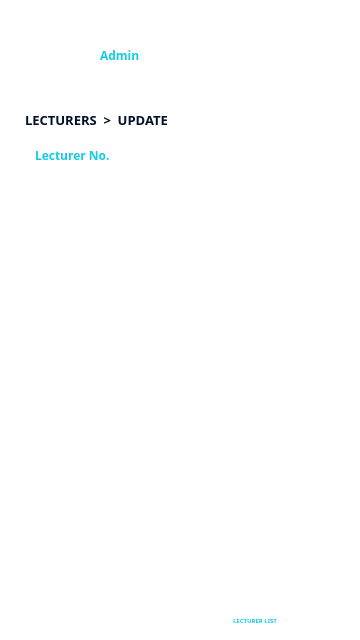
<?xml version="1.0" encoding="UTF-8"?>
<ui version="4.0">
 <class>Admin_Lecturers_Update</class>
 <widget class="QMainWindow" name="Admin_Lecturers_Update">
  <property name="geometry">
   <rect>
    <x>0</x>
    <y>0</y>
    <width>360</width>
    <height>640</height>
   </rect>
  </property>
  <property name="windowTitle">
   <string>Admin Lecturers Update</string>
  </property>
  <property name="windowIcon">
   <iconset resource="../Presence/resources.qrc">
    <normaloff>:/res/assets/presence_logo.png</normaloff>:/res/assets/presence_logo.png</iconset>
  </property>
  <widget class="QWidget" name="centralwidget">
   <property name="styleSheet">
    <string notr="true">QWidget #centralwidget {
	background-color: #FFFFFF;
}</string>
   </property>
   <widget class="QGroupBox" name="headerGroup">
    <property name="geometry">
     <rect>
      <x>0</x>
      <y>0</y>
      <width>360</width>
      <height>100</height>
     </rect>
    </property>
    <property name="styleSheet">
     <string notr="true">QGroupBox {
	border: 0px;
	border-radius: 0px;
}</string>
    </property>
    <property name="title">
     <string/>
    </property>
    <widget class="QLabel" name="headerHud">
     <property name="geometry">
      <rect>
       <x>0</x>
       <y>0</y>
       <width>360</width>
       <height>100</height>
      </rect>
     </property>
     <property name="styleSheet">
      <string notr="true"/>
     </property>
     <property name="text">
      <string/>
     </property>
     <property name="pixmap">
      <pixmap resource="../Presence/resources.qrc">:/res/assets/header_short.png</pixmap>
     </property>
    </widget>
    <widget class="QPushButton" name="backButton">
     <property name="geometry">
      <rect>
       <x>15</x>
       <y>15</y>
       <width>30</width>
       <height>30</height>
      </rect>
     </property>
     <property name="styleSheet">
      <string notr="true">QPushButton {
	border: 0px;
	border-radius: 0px;
	background: none;
}

QPushButton:focus { 
	outline: none; 
}</string>
     </property>
     <property name="text">
      <string/>
     </property>
     <property name="icon">
      <iconset resource="../Presence/resources.qrc">
       <normaloff>:/res/assets/back.png</normaloff>:/res/assets/back.png</iconset>
     </property>
     <property name="iconSize">
      <size>
       <width>30</width>
       <height>30</height>
      </size>
     </property>
     <property name="flat">
      <bool>true</bool>
     </property>
    </widget>
    <widget class="QLabel" name="avatarLabel">
     <property name="geometry">
      <rect>
       <x>50</x>
       <y>30</y>
       <width>40</width>
       <height>40</height>
      </rect>
     </property>
     <property name="text">
      <string/>
     </property>
     <property name="pixmap">
      <pixmap resource="../Presence/resources.qrc">:/res/assets/cict_avatar.png</pixmap>
     </property>
     <property name="alignment">
      <set>Qt::AlignCenter</set>
     </property>
    </widget>
    <widget class="QLabel" name="adminTitleLabel">
     <property name="geometry">
      <rect>
       <x>100</x>
       <y>30</y>
       <width>180</width>
       <height>20</height>
      </rect>
     </property>
     <property name="styleSheet">
      <string notr="true">QLabel {
	color: #FFFFFF;
	font-family: Poppins;
	font-size: 12px;
	font-style: normal;
	font-weight: 700;
	line-height: normal;
}</string>
     </property>
     <property name="text">
      <string>ADMIN</string>
     </property>
    </widget>
    <widget class="QLabel" name="adminIdLabel">
     <property name="geometry">
      <rect>
       <x>100</x>
       <y>45</y>
       <width>180</width>
       <height>20</height>
      </rect>
     </property>
     <property name="styleSheet">
      <string notr="true">QLabel {
	color: #15CAE3;
	font-family: Poppins;
	font-size: 12px;
	font-style: normal;
	font-weight: 500;
	line-height: normal;
}</string>
     </property>
     <property name="text">
      <string>Admin</string>
     </property>
    </widget>
    <widget class="QLabel" name="dateLabel">
     <property name="geometry">
      <rect>
       <x>250</x>
       <y>10</y>
       <width>90</width>
       <height>20</height>
      </rect>
     </property>
     <property name="font">
      <font>
       <family>Poppins</family>
       <pointsize>-1</pointsize>
       <italic>false</italic>
       <fontweight>Light</fontweight>
      </font>
     </property>
     <property name="styleSheet">
      <string notr="true">QLabel {
	color: #FFFFFF;
	text-align: right;
	font-family: Poppins;
	font-size: 9px;
	font-style: normal;
	font-weight: 300;
	line-height: normal;
}</string>
     </property>
     <property name="text">
      <string/>
     </property>
     <property name="alignment">
      <set>Qt::AlignRight|Qt::AlignTrailing|Qt::AlignVCenter</set>
     </property>
    </widget>
    <widget class="QLabel" name="timeLabel">
     <property name="geometry">
      <rect>
       <x>250</x>
       <y>20</y>
       <width>90</width>
       <height>20</height>
      </rect>
     </property>
     <property name="styleSheet">
      <string notr="true">QLabel {
	color: #FFFFFF;
	text-align: right;
	font-family: Poppins;
	font-size: 11px;
	font-style: normal;
	font-weight: 500;
	line-height: normal;
}</string>
     </property>
     <property name="text">
      <string/>
     </property>
     <property name="alignment">
      <set>Qt::AlignRight|Qt::AlignTrailing|Qt::AlignVCenter</set>
     </property>
    </widget>
   </widget>
   <widget class="QLabel" name="titleLabel">
    <property name="geometry">
     <rect>
      <x>25</x>
      <y>110</y>
      <width>180</width>
      <height>20</height>
     </rect>
    </property>
    <property name="styleSheet">
     <string notr="true">QLabel {
	color: #000F2A;
	font-family: Poppins;
	font-size: 13px;
	font-style: normal;
	font-weight: 700;
	line-height: normal;
}</string>
    </property>
    <property name="text">
     <string>LECTURERS  &gt;  UPDATE</string>
    </property>
   </widget>
   <widget class="QGroupBox" name="footerGroup">
    <property name="geometry">
     <rect>
      <x>0</x>
      <y>570</y>
      <width>360</width>
      <height>70</height>
     </rect>
    </property>
    <property name="styleSheet">
     <string notr="true">QGroupBox {
	border: 0px;
	border-radius: 0px;
}</string>
    </property>
    <property name="title">
     <string/>
    </property>
    <widget class="QLabel" name="footerHud">
     <property name="geometry">
      <rect>
       <x>10</x>
       <y>10</y>
       <width>340</width>
       <height>60</height>
      </rect>
     </property>
     <property name="text">
      <string/>
     </property>
     <property name="pixmap">
      <pixmap resource="../Presence/resources.qrc">:/res/assets/footer.png</pixmap>
     </property>
     <property name="alignment">
      <set>Qt::AlignCenter</set>
     </property>
    </widget>
    <widget class="QPushButton" name="studentListButton">
     <property name="geometry">
      <rect>
       <x>90</x>
       <y>17</y>
       <width>30</width>
       <height>30</height>
      </rect>
     </property>
     <property name="styleSheet">
      <string notr="true">QPushButton {
	border: 0px;
	border-radius: 0px;
	background: none;
}

QPushButton:focus { 
	outline: none; 
}</string>
     </property>
     <property name="text">
      <string/>
     </property>
     <property name="icon">
      <iconset resource="../Presence/resources.qrc">
       <normaloff>:/res/assets/home_unselected.png</normaloff>:/res/assets/home_unselected.png</iconset>
     </property>
     <property name="iconSize">
      <size>
       <width>25</width>
       <height>25</height>
      </size>
     </property>
     <property name="flat">
      <bool>true</bool>
     </property>
    </widget>
    <widget class="QLabel" name="studentListLabel">
     <property name="geometry">
      <rect>
       <x>75</x>
       <y>42</y>
       <width>60</width>
       <height>16</height>
      </rect>
     </property>
     <property name="styleSheet">
      <string notr="true">QLabel {
	color: #FFFFFF;
	text-align: center;
	font-family: Poppins;
	font-size: 6px;
	font-style: normal;
	font-weight: 500;
	line-height: normal;
}</string>
     </property>
     <property name="text">
      <string>STUDENT LIST</string>
     </property>
     <property name="alignment">
      <set>Qt::AlignCenter</set>
     </property>
    </widget>
    <widget class="QPushButton" name="classListButton">
     <property name="geometry">
      <rect>
       <x>165</x>
       <y>17</y>
       <width>30</width>
       <height>30</height>
      </rect>
     </property>
     <property name="styleSheet">
      <string notr="true">QPushButton {
	border: 0px;
	border-radius: 0px;
	background: none;
}

QPushButton:focus { 
	outline: none; 
}</string>
     </property>
     <property name="text">
      <string/>
     </property>
     <property name="icon">
      <iconset resource="../Presence/resources.qrc">
       <normaloff>:/res/assets/class_list_unselected.png</normaloff>:/res/assets/class_list_unselected.png</iconset>
     </property>
     <property name="iconSize">
      <size>
       <width>25</width>
       <height>25</height>
      </size>
     </property>
     <property name="flat">
      <bool>true</bool>
     </property>
    </widget>
    <widget class="QLabel" name="classListLabel">
     <property name="geometry">
      <rect>
       <x>150</x>
       <y>42</y>
       <width>60</width>
       <height>16</height>
      </rect>
     </property>
     <property name="styleSheet">
      <string notr="true">QLabel {
	color: #FFFFFF;
	text-align: center;
	font-family: Poppins;
	font-size: 6px;
	font-style: normal;
	font-weight: 500;
	line-height: normal;
}</string>
     </property>
     <property name="text">
      <string>CLASS LIST</string>
     </property>
     <property name="alignment">
      <set>Qt::AlignCenter</set>
     </property>
    </widget>
    <widget class="QPushButton" name="lecturerListButton">
     <property name="geometry">
      <rect>
       <x>240</x>
       <y>17</y>
       <width>30</width>
       <height>30</height>
      </rect>
     </property>
     <property name="styleSheet">
      <string notr="true">QPushButton {
	border: 0px;
	border-radius: 0px;
	background: none;
}

QPushButton:focus { 
	outline: none; 
}</string>
     </property>
     <property name="text">
      <string/>
     </property>
     <property name="icon">
      <iconset resource="../Presence/resources.qrc">
       <normaloff>:/res/assets/lecturer_selected.png</normaloff>:/res/assets/lecturer_selected.png</iconset>
     </property>
     <property name="iconSize">
      <size>
       <width>25</width>
       <height>25</height>
      </size>
     </property>
     <property name="flat">
      <bool>true</bool>
     </property>
    </widget>
    <widget class="QLabel" name="lecturerListLabel">
     <property name="geometry">
      <rect>
       <x>225</x>
       <y>42</y>
       <width>60</width>
       <height>16</height>
      </rect>
     </property>
     <property name="styleSheet">
      <string notr="true">QLabel {
	color: #15CAE3;
	text-align: center;
	font-family: Poppins;
	font-size: 6px;
	font-style: normal;
	font-weight: 500;
	line-height: normal;
}</string>
     </property>
     <property name="text">
      <string>LECTURER LIST</string>
     </property>
     <property name="alignment">
      <set>Qt::AlignCenter</set>
     </property>
    </widget>
   </widget>
   <widget class="QGroupBox" name="inputDataGroup">
    <property name="geometry">
     <rect>
      <x>25</x>
      <y>130</y>
      <width>310</width>
      <height>440</height>
     </rect>
    </property>
    <property name="styleSheet">
     <string notr="true">QGroupBox {
	border: 0px;
	border-radius: 0px;
}</string>
    </property>
    <property name="title">
     <string/>
    </property>
    <widget class="QPushButton" name="updateButton">
     <property name="geometry">
      <rect>
       <x>50</x>
       <y>400</y>
       <width>210</width>
       <height>40</height>
      </rect>
     </property>
     <property name="styleSheet">
      <string notr="true">QPushButton {
	border: 0px;
	border-radius: 0px;
	background: none;
}

QPushButton:focus { 
	outline: none; 
}</string>
     </property>
     <property name="text">
      <string/>
     </property>
     <property name="icon">
      <iconset resource="../Presence/resources.qrc">
       <normaloff>:/res/assets/update.png</normaloff>:/res/assets/update.png</iconset>
     </property>
     <property name="iconSize">
      <size>
       <width>300</width>
       <height>50</height>
      </size>
     </property>
     <property name="flat">
      <bool>true</bool>
     </property>
    </widget>
    <widget class="QGroupBox" name="lecturerIdGroup">
     <property name="geometry">
      <rect>
       <x>0</x>
       <y>10</y>
       <width>310</width>
       <height>40</height>
      </rect>
     </property>
     <property name="title">
      <string/>
     </property>
     <widget class="QLabel" name="lecturerIdHud">
      <property name="geometry">
       <rect>
        <x>0</x>
        <y>0</y>
        <width>310</width>
        <height>40</height>
       </rect>
      </property>
      <property name="text">
       <string/>
      </property>
      <property name="pixmap">
       <pixmap resource="../Presence/resources.qrc">:/res/assets/data_field_long.png</pixmap>
      </property>
      <property name="alignment">
       <set>Qt::AlignCenter</set>
      </property>
     </widget>
     <widget class="QLabel" name="lecturerIdLabel">
      <property name="geometry">
       <rect>
        <x>10</x>
        <y>0</y>
        <width>290</width>
        <height>30</height>
       </rect>
      </property>
      <property name="styleSheet">
       <string notr="true">QLabel {
	color: #15CAE3;
	font-family: Poppins;
	font-size: 12px;
	font-style: normal;
	font-weight: 500;
	line-height: normal;
}</string>
      </property>
      <property name="text">
       <string>Lecturer No.</string>
      </property>
     </widget>
    </widget>
    <widget class="QGroupBox" name="lastNameGroup">
     <property name="geometry">
      <rect>
       <x>0</x>
       <y>50</y>
       <width>310</width>
       <height>40</height>
      </rect>
     </property>
     <property name="title">
      <string/>
     </property>
     <widget class="QLabel" name="lastNameHud">
      <property name="geometry">
       <rect>
        <x>0</x>
        <y>0</y>
        <width>310</width>
        <height>40</height>
       </rect>
      </property>
      <property name="text">
       <string/>
      </property>
      <property name="pixmap">
       <pixmap resource="../Presence/resources.qrc">:/res/assets/data_field_long.png</pixmap>
      </property>
      <property name="alignment">
       <set>Qt::AlignCenter</set>
      </property>
     </widget>
     <widget class="QLineEdit" name="lastNameTextbox">
      <property name="geometry">
       <rect>
        <x>10</x>
        <y>0</y>
        <width>290</width>
        <height>30</height>
       </rect>
      </property>
      <property name="styleSheet">
       <string notr="true">QLineEdit {
	background-color: transparent;
	border: 0px;
	color: #FFFFFF;
	font-family: Poppins;
	font-size: 12px;
	font-style: normal;
	font-weight: 500;
	line-height: normal;
}</string>
      </property>
      <property name="maxLength">
       <number>255</number>
      </property>
      <property name="placeholderText">
       <string>Last Name</string>
      </property>
     </widget>
    </widget>
    <widget class="QGroupBox" name="firstNameGroup">
     <property name="geometry">
      <rect>
       <x>0</x>
       <y>90</y>
       <width>310</width>
       <height>40</height>
      </rect>
     </property>
     <property name="title">
      <string/>
     </property>
     <widget class="QLabel" name="firstNameHud">
      <property name="geometry">
       <rect>
        <x>0</x>
        <y>0</y>
        <width>310</width>
        <height>40</height>
       </rect>
      </property>
      <property name="text">
       <string/>
      </property>
      <property name="pixmap">
       <pixmap resource="../Presence/resources.qrc">:/res/assets/data_field_long.png</pixmap>
      </property>
      <property name="alignment">
       <set>Qt::AlignCenter</set>
      </property>
     </widget>
     <widget class="QLineEdit" name="firstNameTextbox">
      <property name="geometry">
       <rect>
        <x>10</x>
        <y>0</y>
        <width>290</width>
        <height>30</height>
       </rect>
      </property>
      <property name="styleSheet">
       <string notr="true">QLineEdit {
	background-color: transparent;
	border: 0px;
	color: #FFFFFF;
	font-family: Poppins;
	font-size: 12px;
	font-style: normal;
	font-weight: 500;
	line-height: normal;
}</string>
      </property>
      <property name="maxLength">
       <number>255</number>
      </property>
      <property name="placeholderText">
       <string>First Name</string>
      </property>
     </widget>
    </widget>
    <widget class="QGroupBox" name="collegeGroup">
     <property name="geometry">
      <rect>
       <x>0</x>
       <y>140</y>
       <width>310</width>
       <height>40</height>
      </rect>
     </property>
     <property name="title">
      <string/>
     </property>
     <widget class="QLabel" name="collegeHud">
      <property name="geometry">
       <rect>
        <x>0</x>
        <y>0</y>
        <width>310</width>
        <height>40</height>
       </rect>
      </property>
      <property name="text">
       <string/>
      </property>
      <property name="pixmap">
       <pixmap resource="../Presence/resources.qrc">:/res/assets/data_field_long.png</pixmap>
      </property>
      <property name="alignment">
       <set>Qt::AlignCenter</set>
      </property>
     </widget>
     <widget class="QComboBox" name="collegeCombobox">
      <property name="geometry">
       <rect>
        <x>7</x>
        <y>0</y>
        <width>296</width>
        <height>32</height>
       </rect>
      </property>
      <property name="styleSheet">
       <string notr="true">QComboBox {
	background-color: transparent;
	border: 0px;
	color: #FFFFFF;
	font-family: Poppins;
	font-size: 10px;
	font-style: normal;
	font-weight: 500;
	line-height: normal;
}

QComboBox QAbstractItemView {
    background-color: #000F2A;
}

QComboBox QScrollBar:vertical {
    background-color: #000F2A;
	width: 12px;
}

QComboBox QScrollBar::handle:vertical {
    background-color: #FFFFFF;
}

QComboBox QScrollBar::add-line:vertical,
QComboBox QScrollBar::sub-line:vertical {
    border: none;
    background: none;
    height: 0px;
}

QComboBox QScrollBar::add-page:vertical,
QComboBox QScrollBar::sub-page:vertical {
    background-color: #000F2A;
	background: none;
	border-style: solid;
}</string>
      </property>
      <property name="placeholderText">
       <string>College</string>
      </property>
     </widget>
    </widget>
    <widget class="QGroupBox" name="pinGroup">
     <property name="geometry">
      <rect>
       <x>0</x>
       <y>190</y>
       <width>310</width>
       <height>40</height>
      </rect>
     </property>
     <property name="title">
      <string/>
     </property>
     <widget class="QLabel" name="pinHud">
      <property name="geometry">
       <rect>
        <x>0</x>
        <y>0</y>
        <width>310</width>
        <height>40</height>
       </rect>
      </property>
      <property name="text">
       <string/>
      </property>
      <property name="pixmap">
       <pixmap resource="../Presence/resources.qrc">:/res/assets/data_field_long.png</pixmap>
      </property>
      <property name="alignment">
       <set>Qt::AlignCenter</set>
      </property>
     </widget>
     <widget class="QLineEdit" name="pinTextbox">
      <property name="geometry">
       <rect>
        <x>10</x>
        <y>0</y>
        <width>290</width>
        <height>30</height>
       </rect>
      </property>
      <property name="styleSheet">
       <string notr="true">QLineEdit {
	background-color: transparent;
	border: 0px;
	color: #FFFFFF;
	font-family: Poppins;
	font-size: 12px;
	font-style: normal;
	font-weight: 500;
	line-height: normal;
}</string>
      </property>
      <property name="maxLength">
       <number>6</number>
      </property>
      <property name="placeholderText">
       <string>Pin</string>
      </property>
     </widget>
    </widget>
    <widget class="QLabel" name="errorLabel">
     <property name="enabled">
      <bool>true</bool>
     </property>
     <property name="geometry">
      <rect>
       <x>0</x>
       <y>380</y>
       <width>310</width>
       <height>20</height>
      </rect>
     </property>
     <property name="styleSheet">
      <string notr="true">QLabel {
	background: none;
	color: #FF003D;
	font-family: Poppins;
	font-size: 10px;
	font-style: normal;
	font-weight: 600;
	line-height: normal;
}</string>
     </property>
     <property name="text">
      <string/>
     </property>
     <property name="alignment">
      <set>Qt::AlignCenter</set>
     </property>
    </widget>
   </widget>
  </widget>
 </widget>
 <resources/>
 <connections/>
</ui>
